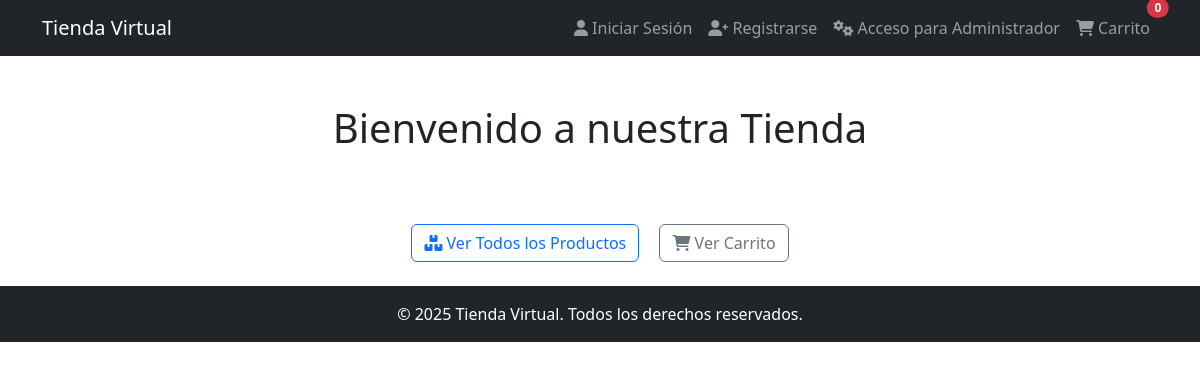
/, run on an earlier commit of the app's database.
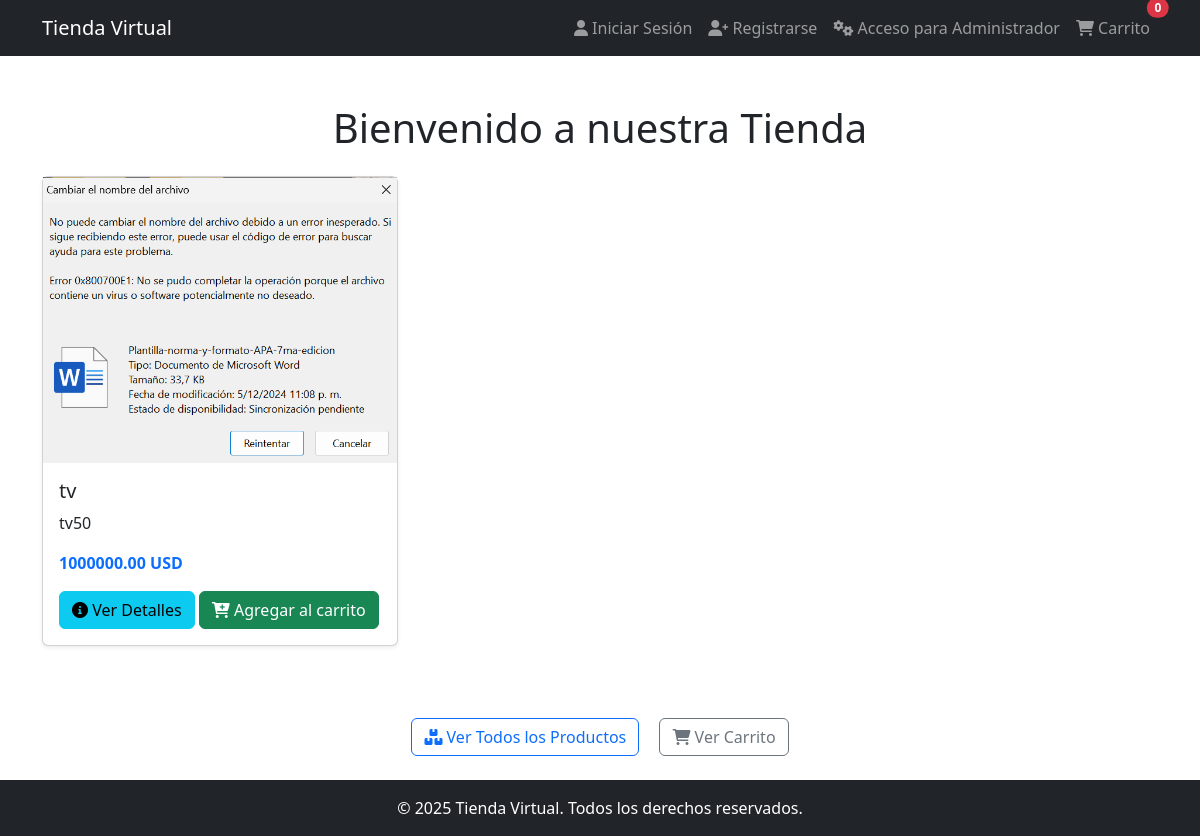
And on a later commit of the database.
### cuentas/models.py (models this page shows, shortened)
class Producto(models.Model):
    nombre = models.CharField(max_length=200)
    descripcion = models.TextField()
    precio = models.DecimalField(max_digits=10, decimal_places=2)
    cantidad_stock = models.PositiveIntegerField()
    imagen = models.ImageField(upload_to='productos/')
    especificaciones = models.TextField()

### cuentas/views.py (the view)
# urls.py: path('', views.home, name='home'),
def home(request):
    productos = Producto.objects.all()  # Obtener todos los productos
    carrito_count = CarritoItem.objects.filter(usuario=request.user).count() if request.user.is_authenticated else 0
    return render(request, 'cuentas/home.html', {'productos': productos, 'carrito_count': carrito_count})

### cuentas/templates/cuentas/home.html (shortened to what this page needs)
<!DOCTYPE html>
<html lang="es">
<head>
    <link href="https://cdn.jsdelivr.net/npm/bootstrap@5.3.0-alpha1/dist/css/bootstrap.min.css" rel="stylesheet">
    <link rel="stylesheet" href="https://cdnjs.cloudflare.com/ajax/libs/font-awesome/6.0.0-beta3/css/all.min.css">
</head>
<body>
    <nav class="navbar navbar-expand-lg navbar-dark bg-dark">
        <div class="container">
            <a class="navbar-brand" href="#">Tienda Virtual</a>
            <div class="collapse navbar-collapse" id="navbarNav">
                <ul class="navbar-nav ms-auto">
                    {% if user.is_authenticated %}
                        <li class="nav-item">
                            <a href="{% url 'cerrar_sesion' %}" class="nav-link">
                                <i class="fas fa-sign-out-alt"></i> Cerrar Sesión
                            </a>
                        </li>
                        <li class="nav-item">
                            <a href="#" class="nav-link">
                                <i class="fas fa-user"></i> {{ user.username }}
                            </a>
                        </li>
                    {% else %}
                        <li class="nav-item">
                            <a href="{% url 'inicio_sesion' %}" class="nav-link">
                                <i class="fas fa-user"></i> Iniciar Sesión
                            </a>
                        </li>
                        <li class="nav-item">
                            <a href="{% url 'registro' %}" class="nav-link">
                                <i class="fas fa-user-plus"></i> Registrarse
                            </a>
                        </li>
                        <li class="nav-item">
                            <a href="/admin/" class="nav-link">
                                <i class="fas fa-cogs"></i> Acceso para Administrador
                            </a>
                        </li>
                    {% endif %}
                    <li class="nav-item">
                        <a href="{% url 'carrito' %}" class="nav-link position-relative">
                            <i class="fas fa-shopping-cart"></i> Carrito
                            <span class="position-absolute top-0 start-100 translate-middle badge rounded-pill bg-danger">
                                {{ carrito_count|default:0 }}
                            </span>
                        </a>
                    </li>
                </ul>
            </div>
        </div>
    </nav>
    <div class="container mt-5">
        <h1 class="text-center mb-4">Bienvenido a nuestra Tienda</h1>
        <div class="row">
            {% for producto in productos %}
            <div class="col-md-4 mb-4">
                <div class="card h-100 shadow-sm">
                    <img src="{{ producto.imagen.url }}" alt="{{ producto.nombre }}">
                    <div class="card-body">
                        <h5 class="card-title">{{ producto.nombre }}</h5>
                        <p class="card-text">{{ producto.descripcion }}</p>
                        <p class="text-primary fw-bold">{{ producto.precio|floatformat:2 }} USD</p>
                        <a href="{% url 'detalle_producto' producto.id %}" class="btn btn-info">
                            <i class="fas fa-info-circle"></i> Ver Detalles
                        </a>
                        <a href="{% url 'agregar_al_carrito' producto.id %}" class="btn btn-success">
                            <i class="fas fa-cart-plus"></i> Agregar al carrito
                        </a>
                    </div>
                </div>
            </div>
            {% endfor %}
        </div>
        <div class="text-center mt-5">
            <a href="{% url 'productos' %}" class="btn btn-outline-primary me-3">
                <i class="fas fa-boxes"></i> Ver Todos los Productos
            </a>
            <a href="{% url 'carrito' %}" class="btn btn-outline-secondary">
                <i class="fas fa-shopping-cart"></i> Ver Carrito
            </a>
        </div>
    </div>
    <footer class="bg-dark text-white text-center py-3 mt-4">
        <p class="mb-0">© 2025 Tienda Virtual. Todos los derechos reservados.</p>
    </footer>
</body>
</html>

What changed in the data, as far as the page shows it:
added Producto: imagen (picture), nombre "tv", descripcion "tv50", precio "1000000.00"
